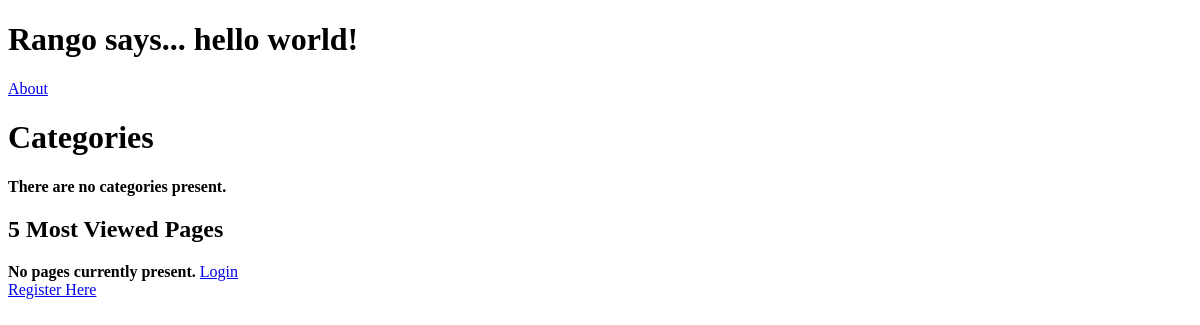
The app's page /rango/, older data.
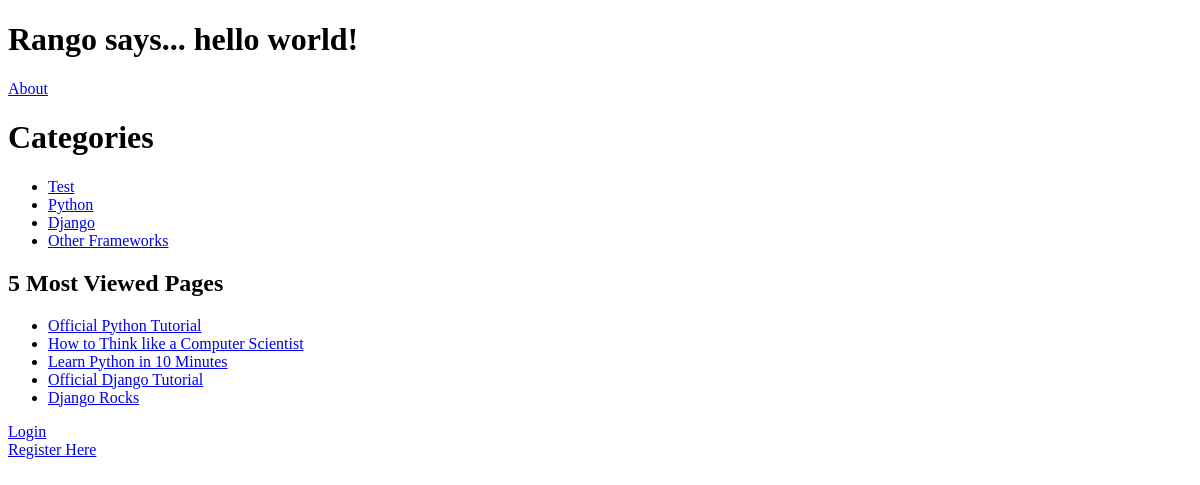
The same page, newer data.
### rango/models.py (models this page shows, shortened)
class Category(models.Model):
    name = models.CharField(max_length=128, unique=True)
    views = models.IntegerField(default=0)
    likes = models.IntegerField(default=0)
    student_name = models.IntegerField(default=2143734)
    slug = models.SlugField()

class Page(models.Model):
    category = models.ForeignKey(Category)
    title = models.CharField(max_length=128)
    url = models.URLField()
    views = models.IntegerField(default=0)

### rango/views.py (the view)
def index(request):
    category_list = Category.objects.order_by('-likes')[:5]
    pages_list = Page.objects.order_by('-views')[:5]
    context_dict = {'categories': category_list, 'pages' : pages_list}
    return render(request, 'rango/index.html', context_dict)

### templates/rango/index.html (shortened to what this page needs)
<!DOCTYPE html>
<html>
    <head>
    </head>
    <body>
        {% if user.is_authenticated %}
        <h1>Rango says... hello {{ user.username }}!</h1>
        {% else %}
        <h1>Rango says... hello world!</h1>
        {% endif %}
        <a href="/rango/about/">About</a>
        <h1>Categories</h1>
        {% if categories %}
            <ul>
                {% for category in categories %}
                <li><a href="/rango/category/{{ category.slug }}">{{ category.name }}</a></li>
                {% endfor %}
            </ul>
       {% else %}
            <strong>There are no categories present.</strong>
       {% endif %}
       <h2>5 Most Viewed Pages</h2>
       {% if pages %}
        <ul>
            {% for page in pages %}
            <li><a href="{{ page.url }}">{{ page.title }}</a></li>
            {% endfor %}
        </ul>
        {% else %}
        <strong>No pages currently present.</strong>
        {% endif %}
       {% if user.is_authenticated %}
       <a href="/rango/add_category/">Add a New Category</a><br />
       <a href="/rango/category/{{category.slug}}/add_page/">Add a New Page</a><br/>
       <a href="/rango/logout/">Logout</a></br>
       {% else %}
       <a href="/rango/login/">Login</a></br>
       <a href="/rango/register/">Register Here</a>
       {% endif %}
    </body>
</html>

Row changes from the older to the newer data that the page shows:
added Category: name "Test"
added Category: name "Python"
added Category: name "Django"
added Category: name "Other Frameworks"
added Page: title "Official Python Tutorial"
added Page: title "How to Think like a Computer Scientist"
added Page: title "Learn Python in 10 Minutes"
added Page: title "Official Django Tutorial"
added Page: title "Django Rocks"
Text that changed along with them:
text no longer shown: "There are no categories present. No pages currently present."
